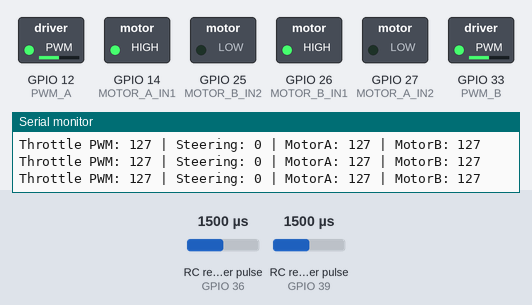
Simulated run of this sketch. Board: ESP32. Parts: switched loads named in the sketch (green lamp = pin HIGH), the last lines printed to the serial monitor. Wiring (inferred from the names in the program): 2 × RC receiver channel: data GPIO 36 / data GPIO 39. The test bench sets the inputs (shaded band); at power-on: RC receiver pulse (sensors on GPIO 36, GPIO 39) 1500 µs.

Above: at 1.2 s.
1.3 s: RC receiver pulse (sensor on GPIO 36) set to 1020 µs
At 2.4 s:
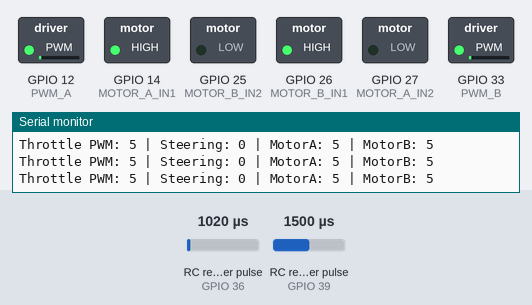
2.8 s: RC receiver pulse (sensor on GPIO 39) set to 1020 µs
At 4.0 s:
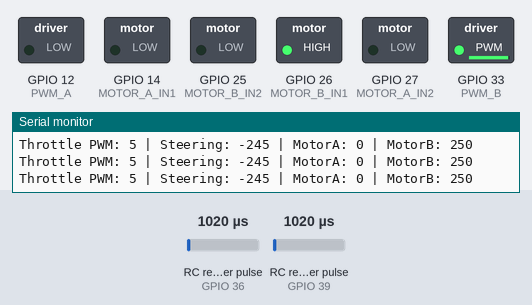
4.3 s: RC receiver pulse (sensor on GPIO 36) set to 1954 µs
At 4.7 s:
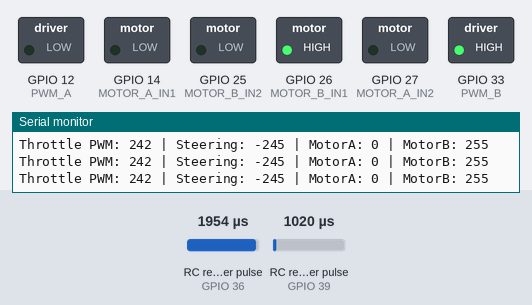
5.8 s: RC receiver pulse (sensor on GPIO 36) set to 1977 µs
At 6.3 s:
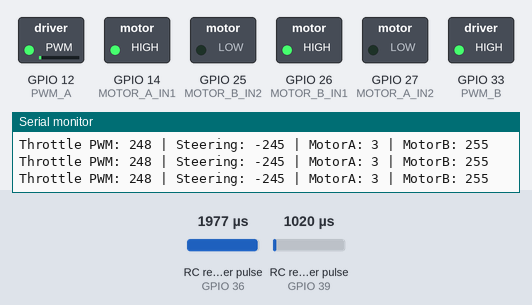
7.3 s: RC receiver pulse (sensor on GPIO 39) set to 1250 µs
At 8.2 s:
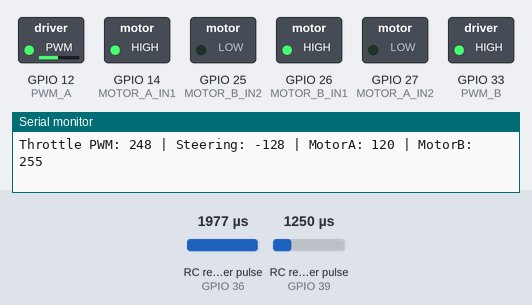
8.8 s: RC receiver pulse (sensor on GPIO 39) set to 1500 µs
At 9.8 s:
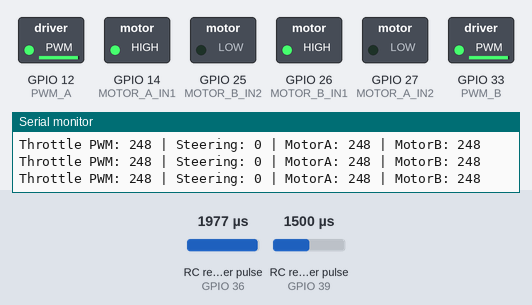
Timing chart, 0 to 11.3 s (numbered marks = the images above; inputs shaded):
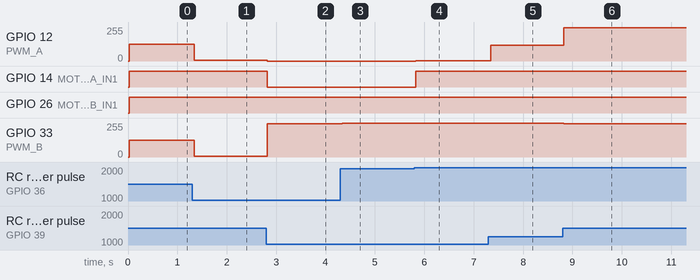

The sketch:

forwardonly.ino
```cpp
// Motor driver pin definitions
#define MOTOR_A_IN1 14
#define MOTOR_A_IN2 27
#define PWM_A       12

#define MOTOR_B_IN1 26
#define MOTOR_B_IN2 25
#define PWM_B       33

// RC receiver input pins
#define CH3_PIN     36  // VP
#define CH4_PIN     39  // VN

// Motor control constants
const int PWM_MAX = 255;
const int PULSE_MIN = 1000;
const int PULSE_MAX = 2000;

void setup() {
  // Motor pins as output
  pinMode(MOTOR_A_IN1, OUTPUT);
  pinMode(MOTOR_A_IN2, OUTPUT);
  pinMode(PWM_A, OUTPUT);
  pinMode(MOTOR_B_IN1, OUTPUT);
  pinMode(MOTOR_B_IN2, OUTPUT);
  pinMode(PWM_B, OUTPUT);

  // RC pins as input
  pinMode(CH3_PIN, INPUT);
  pinMode(CH4_PIN, INPUT);

  Serial.begin(115200);
}

void loop() {
  // Read PWM values from RC receiver
  int ch3_value = pulseIn(CH3_PIN, HIGH, 25000); // throttle
  int ch4_value = pulseIn(CH4_PIN, HIGH, 25000); // steering

  // Jika tidak ada sinyal (timeout)
  if (ch3_value == 0 || ch4_value == 0) {
    stopMotors();
    return;
  }

  // --- THROTTLE HANDLING ---
  int throttle_input = map(ch3_value, PULSE_MIN, PULSE_MAX, -225, 283);
  throttle_input = constrain(throttle_input, -225, 283);
  int throttle_pwm = map(throttle_input, -225, 283, 0, 255);

  // --- STEERING HANDLING ---
  int steering = map(ch4_value, PULSE_MIN, PULSE_MAX, -PWM_MAX, PWM_MAX);

  // Mixing throttle dan steering
  int motorA_speed = throttle_pwm + steering;
  int motorB_speed = throttle_pwm - steering;

  // Batasi supaya tidak melebihi 0-255
  motorA_speed = constrain(motorA_speed, 0, PWM_MAX);
  motorB_speed = constrain(motorB_speed, 0, PWM_MAX);

  // Gerakkan motor
  driveMotor(MOTOR_A_IN1, MOTOR_A_IN2, PWM_A, motorA_speed);
  driveMotor(MOTOR_B_IN1, MOTOR_B_IN2, PWM_B, motorB_speed);

  // Debugging output
  Serial.print("Throttle PWM: "); Serial.print(throttle_pwm);
  Serial.print(" | Steering: "); Serial.print(steering);
  Serial.print(" | MotorA: "); Serial.print(motorA_speed);
  Serial.print(" | MotorB: "); Serial.println(motorB_speed);

  delay(20); // loop delay
}

void driveMotor(int pin1, int pin2, int pwmPin, int speed) {
  if (speed > 0) {
    digitalWrite(pin1, HIGH);
    digitalWrite(pin2, LOW);
    analogWrite(pwmPin, speed);
  } else {
    digitalWrite(pin1, LOW);
    digitalWrite(pin2, LOW);
    analogWrite(pwmPin, 0);
  }
}

void stopMotors() {
  digitalWrite(MOTOR_A_IN1, LOW);
  digitalWrite(MOTOR_A_IN2, LOW);
  analogWrite(PWM_A, 0);

  digitalWrite(MOTOR_B_IN1, LOW);
  digitalWrite(MOTOR_B_IN2, LOW);
  analogWrite(PWM_B, 0);
}
```

Measured:
- the behaviour switches between 1966 and 1967 µs on RC receiver pulse (sensor on GPIO 36) (found by bisection; images 3 and 4)
- after the input at 1.3 s, GPIO 12 (PWM_A), GPIO 33 (PWM_B): 127/255 → 5/255 at once
- after the input at 2.8 s, GPIO 12 (PWM_A): 5/255 → 0/255 at once; GPIO 14 (MOTOR_A_IN1): HIGH → LOW at once; GPIO 33 (PWM_B): 5/255 → 250/255 at once
- after the input at 4.3 s, GPIO 33 (PWM_B): 250/255 → 255/255 at once
- after the input at 5.8 s, GPIO 12 (PWM_A): 0/255 → 3/255 at once; GPIO 14 (MOTOR_A_IN1): LOW → HIGH at once
- after the input at 7.3 s, GPIO 12 (PWM_A): 3/255 → 120/255 at once
- after the input at 8.8 s, GPIO 12 (PWM_A): 120/255 → 248/255 at once; GPIO 33 (PWM_B): 255/255 → 248/255 at once
